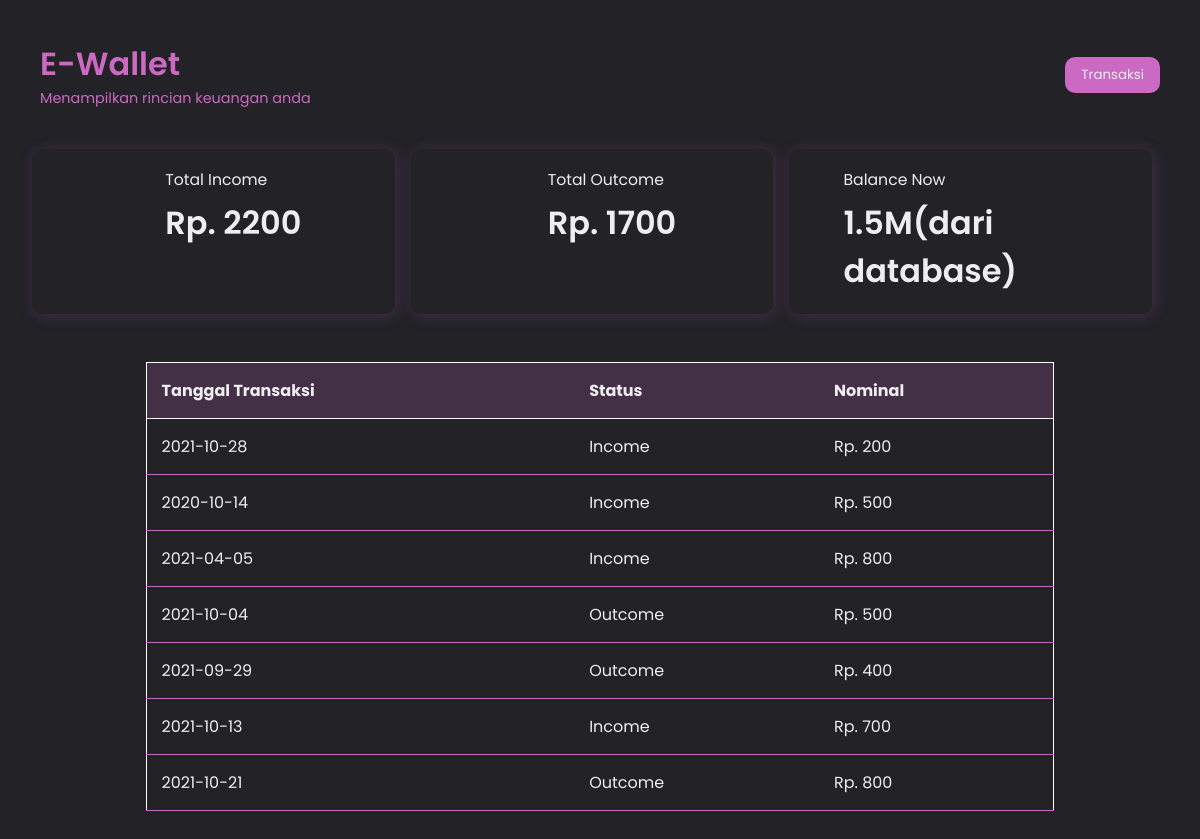
The page / on the database its author committed.
### tables this page shows
CREATE TABLE `user_balance_history` (
  `ID` int(11) NOT NULL,
  `ID_user` int(11) NOT NULL,
  `Status` enum('Income','Outcome') NOT NULL,
  `Nominal` bigint(20) NOT NULL,
  `Tgl_Transaksi` date NOT NULL
);

### fungsi.php (called while the page is built, shortened)
<?php
    $servername = "localhost";
    $username   = "root";
    $pass       = "";
    $db         = "e-wallet";
    $koneksi = mysqli_connect($servername,$username,$pass,$db);
function ambildata($query)
{
   global $koneksi;
   $result = mysqli_query($koneksi, $query);
   $data = [];
   while ($row = mysqli_fetch_assoc($result)) {
      $data[] = $row;
   };
   return $data;
}
function totaldatain()
{
    $in = ("SELECT SUM(IF( status = 'income', nominal, 0)) AS total_income
    FROM user_balance_history UBH , user
    WHERE user.ID = UBH.ID_user AND user.id = 1 AND UBH.ID_user = 1;");
   global $koneksi;
   $result = mysqli_query($koneksi, $in);
   $data = [];
   while ($row = mysqli_fetch_row($result)) {
      $data[] = $row;
   };
   return $data;
}
function totaldataout()
{
 $queryoutcom = ("SELECT SUM(IF( Status = 'outcome', nominal, 0)) AS total_outcome
FROM user_balance_history UBH , user
WHERE user.ID = UBH.ID_user AND user.id = 1 AND UBH.ID_user = 1;");
   global $koneksi;
   $result = mysqli_query($koneksi, $queryoutcom);
   $data = [];
   while ($row = mysqli_fetch_row($result)) {
      $data[] = $row;
   };
   return $data;
}
?>

### index.php (the view, shortened to what this page needs)
<?php
require "fungsi.php";
$dataTr = ambildata("SELECT UBH.Tgl_Transaksi , UBH.Status, UBH.Nominal, UBH.Nominal
    from user_balance_history UBH , user
    where user.ID = UBH.ID_user AND user.id = 1 AND UBH.ID_user = 1;");
$dataincome = totaldatain();
$dataoutcome = totaldataout();
?>
<!DOCTYPE html>
<html lang="en">
<head>
    <link rel="stylesheet" href="css/style.css">
    <link rel="stylesheet" href="https://maxst.icons8.com/vue-static/landings/line-awesome/line-awesome/1.3.0/css/line-awesome.min.css">
</head>
<body>
    <div class="main-content">
        <div class="header">
            <div class="header-title-wrapper">
                <div class="header-title">
                    <h1>E-Wallet
                    </h1>
                    <p>Menampilkan rincian keuangan anda <span class="las la-wallet"></span> </p>
                </div>
            </div>
            <div class="header-action">
                <button class="btn btn-main btn-block">
                    <span class="las la-user">
                        <a href="Transaksi.php">Transaksi</a>
                    </span>
                </button>
            </div>
        </div>
        <main>
            <div class="datas">
                <div class="data">
                    <div class="data-icon">
                    </div>
                    <div class="data-info">
                        <h4> Total Income</h4>
                        <h1>Rp. <?php foreach ($dataincome as $tin) : ?>
                                <tr>
                                    <td><?= $tin[0] ?></td>
                                </tr>
                            <?php endforeach ?>
                        </h1>
                    </div>
                </div>
                <div class="data">
                    <div class="data-icon">
                    </div>
                    <div class="data-info">
                        <h4> Total Outcome</h4>
                        <h1><?php foreach ($dataoutcome as $tout) : ?>
                                <tr>
                                    <td>Rp. <?= $tout[0] ?></td>
                                </tr>
                            <?php endforeach ?>
                        </h1>
                    </div>
                </div>
                <div class="data">
                    <div class="data-icon">
                    </div>
                    <div class="data-info">
                        <h4> Balance Now</h4>
                        <h1>1.5M(dari database)</h1>
                    </div>
                </div>
            </div>
        </main>
        <table>
            <tr>
                <th>Tanggal Transaksi </th>
                <th>Status </th>
                <th>Nominal </th>
            </tr>
            <?php foreach ($dataTr as $tr) : ?>
                <tr>
                    <td><?= $tr["Tgl_Transaksi"] ?></td>
                    <td><?= $tr["Status"]; ?></td>
                    <td>Rp. <?= $tr["Nominal"]; ?></td>
                </tr>
            <?php endforeach ?>
        </table>
    </div>
</body>
</html>

### css/style.css (style rules this page uses)
:root { --color-main: #cb69c3; --bg:#222227; --main-accent: #6c72cb; --main-text: #eeedf0; --shadow: rgba(203, 105, 195, 0.2) 2px 2px 16px; }
* { padding: 0; margin: 0; text-decoration: none; font-family: 'Poppins', sans-serif; list-style-type: none ; box-sizing: border-box; }
body { background-color: var(--bg); overflow-x: hidden; color: var(--main-text); }
.btn-main { padding: .5rem 1rem; border: none; border-radius: 10px; background-color: var(--color-main); color: var(--main-text); display: block; }
.btn-main a { text-decoration: none; color: var(--main-text); }
.main-content { width: 100vw; padding: 2rem 2rem; }
.header { padding: .5rem; display: flex; justify-content: space-between; align-items: center; }
.header-title-wrapper { display: flex; }
.header-title h1 { color: var(--color-main); font-size: 400; font-weight: 600; }
.header-title p { color: var(--color-main); font-size: .9rem; }
main { padding-top: 2rem; padding-bottom: 3rem; }
.datas { display: grid; grid-template-columns: repeat(3, 1fr); grid-gap: 0rem, 2rem; }
.data { margin-right: 1rem; box-shadow: var(--shadow); padding: 1.2rem; border-radius: 10px; display: flex; justify-content: center; }
.data-icon { width: 40px; height: 25px; border-radius: 50%; display: grid; place-items: center; }
.data-info h4 { font-weight: 400; color: var(--main-text); font-size: .98rem; margin-bottom: .5rem; }
.data-info h1 { color: var(--main-text); font-weight: 600; }
table { width: 80%; margin: auto; border: 1px solid white; border-collapse: collapse; }
th { background-color: rgba(203, 105, 195, 0.2); padding: 15px; text-align: left; border-bottom: 1px solid white; }
td { padding: 15px; text-align: left; border-bottom: 1px solid #cb69c3; }

### rows shown on the page
user_balance_history: Tgl_Transaksi "2021-10-28", Status "Income", Nominal "200"
user_balance_history: Tgl_Transaksi "2020-10-14", Status "Income", Nominal "500"
user_balance_history: Tgl_Transaksi "2021-04-05", Status "Income", Nominal "800"
user_balance_history: Tgl_Transaksi "2021-10-04", Status "Outcome", Nominal "500"
user_balance_history: Tgl_Transaksi "2021-09-29", Status "Outcome", Nominal "400"
user_balance_history: Tgl_Transaksi "2021-10-13", Status "Income", Nominal "700"
user_balance_history: Tgl_Transaksi "2021-10-21", Status "Outcome", Nominal "800"

### other values the page prints
$tin[0] "2200"
$tout[0] "1700"
